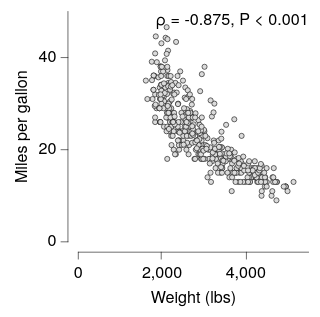

Specify this chart in Vega-Lite:
### Vega-Lite specification from a JSON file in a GitHub repository (floating-point values rounded to 4 significant figures; data arrays with more than 128 entries replaced by an {"elided": "..."} marker saying what was removed)
{"background": null, "config": {"arc": {"fill": "#DBDBDB", "fillOpacity": 1.0, "innerRadius": 25.0, "padAngle": 0.03, "stroke": "black", "strokeOpacity": 1, "strokeWidth": 0.25}, "area": {"fill": "#DBDBDB", "fillOpacity": 1.0, "stroke": "black", "strokeOpacity": 1, "strokeWidth": 0.25}, "axis": {"domain": true, "domainCap": "round", "domainColor": "black", "domainWidth": 0.25, "grid": false, "gridCap": "round", "gridColor": "#F1F1F1", "gridDash": [0, 0], "gridOpacity": 1.0, "gridWidth": 0.25, "labelColor": "black", "labelFont": "HelveticaNeue", "labelFontSize": 7, "labelFontStyle": "normal", "labelFontWeight": 400, "offset": 4.5, "ticks": true, "tickCap": "round", "tickColor": "black", "tickSize": 3, "tickWidth": 0.25, "titleColor": "black", "titleFont": "HelveticaNeue", "titleFontSize": 7, "titleFontStyle": "normal", "titleFontWeight": 400}, "axisX": {"domain": true, "labelAlign": "center", "labelAngle": 0, "labels": true, "ticks": true, "translate": 0}, "axisY": {"domain": true, "labelAlign": "right", "labelAngle": 0, "labels": true, "ticks": true, "translate": 0}, "axisRight": {"domain": true, "labelAlign": "left", "labelAngle": 0, "labels": true, "ticks": true, "translate": 0}, "axisTop": {"domain": true, "labelAlign": "center", "labelAngle": 0, "labels": true, "ticks": true, "translate": 0}, "bar": {"fill": "#DBDBDB", "fillOpacity": 1.0, "stroke": "black", "strokeOpacity": 1, "strokeWidth": 0.25}, "boxplot": {"size": 9.0, "ticks": {"cornerRadius": 0.25, "fill": "black", "size": 4.5, "thickness": 0.25}, "box": {"fillOpacity": 1.0, "stroke": "black", "strokeOpacity": 1, "strokeWidth": 0.25}, "median": {"fill": "black", "fillOpacity": 1.0, "size": 9.0, "thickness": 0.25}, "rule": {"fill": "black", "fillOpacity": 1.0, "size": 10.0, "stroke": "black", "strokeDash": [0, 0], "strokeOpacity": 1, "strokeWidth": 0.25}, "outliers": {"color": "black", "fill": "black", "fillOpacity": 1.0, "size": 0, "stroke": "black", "strokeOpacity": 1, "strokeWidth": 0.25}}, "circle": {"fill": "black", "fillOpacity": 1.0, "size": 0.5, "stroke": "black", "strokeOpacity": 1, "strokeWidth": 0.25}, "errorband": {"band": {"fillOpacity": 0.6, "stroke": null, "strokeWidth": 0.25, "strokeOpacity": 1}, "borders": {"opacity": 0, "strokeOpacity": 0.25, "strokeWidth": 1}}, "errorbar": {"opacity": 1, "rule": {"strokeDash": [0, 0], "strokeWidth": 0.5}, "ticks": {"color": "black", "cornerRadius": 0.25, "opacity": 1, "size": 6.0, "thickness": 0.5}, "thickness": 0.5}, "font": "HelveticaNeue", "geoshape": {"fill": "#DBDBDB", "fillOpacity": 1.0, "stroke": "black", "strokeOpacity": 1, "strokeWidth": 0.25}, "header": {"labelColor": "black", "labelFont": "HelveticaNeue", "labelFontSize": 7, "labelFontStyle": "normal", "labelFontWeight": 400, "titleColor": "black", "titleFont": "HelveticaNeue", "titleFontSize": 7, "titleFontStyle": "normal", "titleFontWeight": 400, "titlePadding": 0}, "legend": {"disable": false, "offset": 4.5, "gradientLength": 50.0, "gradientThickness": 5.0, "gradientOpacity": 1.0, "gradientStrokeColor": "black", "gradientStrokeWidth": 0.25, "labelColor": "black", "labelFont": "HelveticaNeue", "labelFontSize": 7, "labelFontStyle": "normal", "labelFontWeight": 400, "strokeColor": "black", "strokeWidth": 0, "symbolSize": 42, "symbolStrokeColor": "black", "symbolStrokeWidth": 0.25, "titleColor": "black", "titleFont": "HelveticaNeue", "titleFontSize": 7, "titleFontStyle": "normal", "titleFontWeight": 400}, "line": {"color": "black", "stroke": "black", "strokeCap": "round", "strokeDash": [0, 0], "strokeOpacity": 1, "strokeWidth": 0.375}, "point": {"filled": true, "fill": "#DBDBDB", "fillOpacity": 1.0, "size": 5.0, "stroke": "black", "strokeOpacity": 1, "strokeWidth": 0.25}, "range": {"category": ["#C6D9F1", "#F1C9CB", "#FEF0B9", "#CEE37A", "#7AA8E0", "#E589A3", "#FDDD5D", "#68B961", "#4177B1", "#C35082", "#E5C227", "#438156"], "diverging": {"scheme": ["#C35082", "#CE6D94", "#D989A7", "#E2A4BA", "#EABFCE", "#F1DBE2", "#F6F6F6", "#D7E0EB", "#B9CBE0", "#9BB6D5", "#7DA1C9", "#5F8CBD", "#4177B1"]}, "heatmap": {"scheme": ["#DFE9F7", "#C6D9F1", "#ADC8EC", "#94B8E6", "#7AA8E0", "#6097DA", "#4D87CA", "#4177B1", "#386898", "#2F597F", "#264A69", "#1D3A58"]}, "ordinal": {"scheme": ["#F1F1F1", "#DBDBDB", "#C6C6C6", "#B2B2B2", "#9D9D9D", "#898989", "#767676", "#636363", "#515151", "#404040", "#2F2F2F", "#1F1F1F"]}, "ramp": {"scheme": ["#DFE9F7", "#C6D9F1", "#ADC8EC", "#94B8E6", "#7AA8E0", "#6097DA", "#4D87CA", "#4177B1", "#386898", "#2F597F", "#264A69", "#1D3A58"]}}, "rule": {"color": "black", "stroke": "black", "strokeCap": "round", "strokeDash": [2, 2], "strokeOpacity": 1, "strokeWidth": 0.25}, "scale": {"bandPaddingInner": 0.1, "bandPaddingOuter": 0.1, "round": false}, "rect": {"fill": "#DBDBDB", "fillOpacity": 1.0, "stroke": "black", "strokeOpacity": 1, "strokeWidth": 0.25}, "square": {"fill": "#DBDBDB", "fillOpacity": 1.0, "size": 10.0, "stroke": "black", "strokeOpacity": 1, "strokeWidth": 0.25}, "text": {"color": "black", "font": "HelveticaNeue", "fontSize": 7, "fontStyle": "normal", "fontWeight": 400}, "title": {"anchor": "middle", "frame": "group", "color": "black", "font": "HelveticaNeue", "fontSize": 7, "fontStyle": "normal", "fontWeight": 400, "subtitleColor": "black", "subtitleFont": "HelveticaNeue", "subtitleFontSize": "HelveticaNeue", "subtitleFontStyle": "normal", "subtitleFontWeight": 400}, "view": {"continuousWidth": 100, "continuousHeight": 100, "discreteWidth": 100, "discreteHeight": 100, "fill": null, "stroke": null, "strokeWidth": 0.25}}, "layer": [{"data": {"name": "data-84942684f44a0939f6e50b33ec91a880"}, "mark": {"type": "point"}, "encoding": {"x": {"field": "Weight_in_lbs", "title": "Weight (lbs)", "type": "quantitative"}, "y": {"field": "Miles_per_Gallon", "title": "Miles per gallon", "type": "quantitative"}}}, {"layer": [{"mark": {"type": "text", "align": "right", "angle": 0, "baseline": "top", "dx": 0, "dy": 0, "fontSize": 7, "opacity": 1.0}, "encoding": {"text": {"field": "__text", "type": "nominal"}, "x": {"value": 100}, "y": {"value": 0}}}], "data": {"name": "data-1777d30617edd3f48a580e3aed12524a"}, "name": "__dysonsphere_d851b4cc00c66c37_15"}], "$schema": "https://vega.github.io/schema/vega-lite/v6.4.1.json", "datasets": {"data-84942684f44a0939f6e50b33ec91a880": {"elided": "398 records"}, "data-1777d30617edd3f48a580e3aed12524a": [{"__text": "ρ = -0.875, P < 0.001", "__dysonsphere__": 1}]}}
